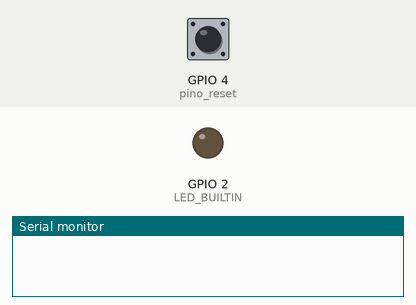
This sketch was run on a simulated ESP32. Parts: output pins drawn as LEDs (lit = HIGH), the last lines printed to the serial monitor. The inputs (shaded band) are chosen by the test bench; at power-on: GPIO 4 (pino_reset) LOW. WiFi joins after 1.5 s; servers stay silent unless stated.

Above: at 0.1 s.
At 1.6 s:
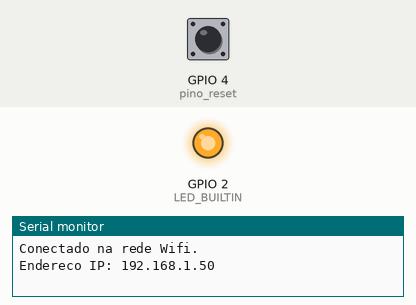
Timing chart, 0 to 3.1 s (numbered marks = the images above):
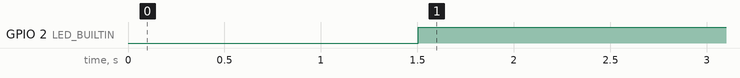

Measured:
- by itself, GPIO 2 (LED_BUILTIN): LOW → HIGH at 1.5 s

The sketch:

esp32__conectando_em_qualquer_rede_wifi_por_AP_e_acende_LED.ino
```cpp
//JULIOBRAUN DESENVOLVIMENTO IOT
//ESP32 NA REDE WIFI UTILIZANDO ACCESS POINT E LIGA LED DA PLACA


//IncluSsão da biblioteca
#include <WiFiManager.h>

//Objeto do Wifi do AP
WiFiManager wifiManager;

//Defino o pino que funciona o LED que vem na placa
int LED_BUILTIN = 2;

//Define o pino para reset das definicoes de wifi
int pino_reset = 4;

//Configurações iniciais *******************
void setup() {
  //Definindo que o sinal irá sair para ligar o led da placa
  pinMode(LED_BUILTIN, OUTPUT);
  //Definindo que o interruptor irá receber um sinal
  pinMode(pino_reset, INPUT);

  //Especifico a comunicação com o monitor
  Serial.begin(9600);

  //Cria um AP (Access Point) ("nome da rede", "senha da rede")
  wifiManager.setConfigPortalTimeout(240);
  if (!wifiManager.autoConnect("ESP32-WIFI", "12345678")) {
    Serial.println(F("Falha na conexao. Resetar e tentar novamente..."));
    delay(3000);
    ESP.restart();
    delay(5000);
  }
  //Mensagem caso conexao Ok
  Serial.println(F("Conectado na rede Wifi."));
  Serial.print(F("Endereco IP: "));
  Serial.println(WiFi.localIP());
}

//Programa principal ***********************
void loop() {
  //Se o botão de reset for pressionado
  if (digitalRead(pino_reset) == HIGH) {

    digitalWrite(LED_BUILTIN,LOW); //Apaga LED

    //Apaga os dados da rede wifi gravados na memoria e abre AP
    WiFiManager wifiManager;
    wifiManager.resetSettings();
    Serial.println("Configuracoes zeradas!");
    ESP.restart();
  }

  if(WiFi.status()== WL_CONNECTED){ //Se conectado na rede
    digitalWrite(LED_BUILTIN,HIGH); //Acende LED
  }else{
    digitalWrite(LED_BUILTIN,LOW); //Apaga LED
    wifiManager.autoConnect();//Função para se autoconectar na rede caso caia
  }

}
```
